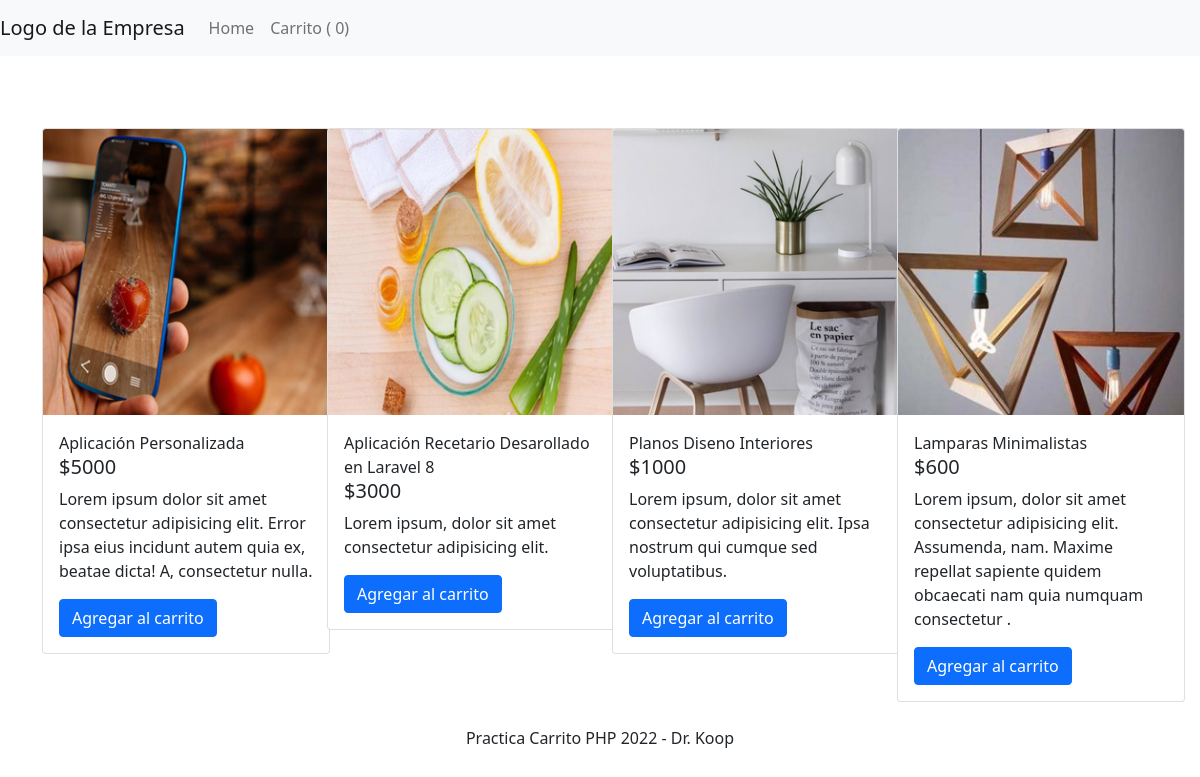
The page / on the database its author committed.
### tables this page shows
CREATE TABLE `tblproductos` (
  `id` int(11) NOT NULL,
  `Nombre` varchar(255) NOT NULL,
  `Precio` decimal(20,0) NOT NULL,
  `Descripcion` text NOT NULL,
  `imagen` varchar(255) NOT NULL
);

### index.php (the view, shortened to what this page needs)
<?php
    include 'global/conexion.php';
    include 'templates/cabecera.php';
?>
            <br>
            <div class="row">
                <?php
                    $sentencia=$pdo->prepare("SELECT * FROM `tblproductos`");
                    $sentencia->execute();
                    $lista = $sentencia->fetchAll(PDO::FETCH_ASSOC);
                ?>
                <?php
                    foreach($lista as $producto){ ?>
                <div class="col-3">
                    <div class="card" style="width: 18rem;" title="Titulo del producto">
                        <img
                         title="<?php echo $producto['Nombre']; ?>"
                         class="card-img-top"
                         src="<?php echo $producto['imagen']; ?>"
                         alt="Titulo"
                         data-toggle="popover"
                         data-trigger="hover"
                         data-content="<?php echo $producto['Descripcion']; ?>"
                        >
                        <div class="card-body">
                            <span><?php echo $producto['Nombre'] ?></span>
                            <h5 class="card-title"> $<?php echo $producto['Precio'] ?></h5>
                            <p class="card-text"><?php echo $producto['Descripcion'] ?></p>
                            <form action="" method="post">
                                <button type="submit"
                                    name="btnAccion"
                                    id=""
                                    value="Agregar"
                                    class="btn btn-primary">Agregar al carrito
                                </button>
                            </form>
                        </div>
                    </div>
                </div>
                <?php }  ?>
            </div>
        </div>
        <br>
<?php
    include 'templates/footer.php';
?>

### templates/cabecera.php (shortened to what this page needs)
<!DOCTYPE html>
<html lang="en">
<head>
    <link rel="stylesheet" href="https://cdnjs.cloudflare.com/ajax/libs/normalize/8.0.1/normalize.min.css" />
    <link href="https://cdn.jsdelivr.net/npm/bootstrap@5.1.3/dist/css/bootstrap.min.css" rel="stylesheet">
</head>
<body>
    <nav class="navbar navbar-expand-sm navbar-light bg-light">
        <a class="navbar-brand" href="index.php">Logo de la Empresa</a>
        <div class="collapse navbar-collapse" id="collapsibleNavId">
                <ul class="navbar-nav mr-auto mt-2 mt-lg-0">
                    <li class="nav-item active">
                        <a class="nav-link" href="index.php">Home <span class="sr-only"></span></a>
                    </li>
                    <li class="nav-item active">
                        <a class="nav-link" href="mostrarCarrito.php">Carrito ( <?php
                            echo (empty($_SESSION['CARRITO']))?0:count($_SESSION['CARRITO']);
                        ?>) <span class="sr-only"></span></a>
                    </li>
                </ul>
        </div>
    </nav>
    <br>
    <br>
        <div class="container">

### templates/footer.php (shortened to what this page needs)
<div class=" col-12 text-center "> Practica Carrito PHP 2022 - Dr. Koop</div>
</body>
</html>

### rows shown on the page
tblproductos: imagen (picture), Nombre "Aplicación Personalizada", Precio "5000", Descripcion "Lorem ipsum dolor sit amet consectetur adipisicing elit. Error ipsa eius incidunt autem quia ex, beatae dicta! A, consectetur nulla."
tblproductos: imagen (picture), Nombre "Aplicación Recetario Desarollado en Laravel 8", Precio "3000", Descripcion "Lorem ipsum, dolor sit amet consectetur adipisicing elit."
tblproductos: imagen (picture), Nombre "Planos Diseno Interiores", Precio "1000", Descripcion "Lorem ipsum, dolor sit amet consectetur adipisicing elit. Ipsa nostrum qui cumque sed voluptatibus."
tblproductos: imagen (picture), Nombre "Lamparas Minimalistas", Precio "600", Descripcion "Lorem ipsum, dolor sit amet consectetur adipisicing elit. Assumenda, nam. Maxime repellat sapiente quidem obcaecati nam quia numquam consectetur ."
